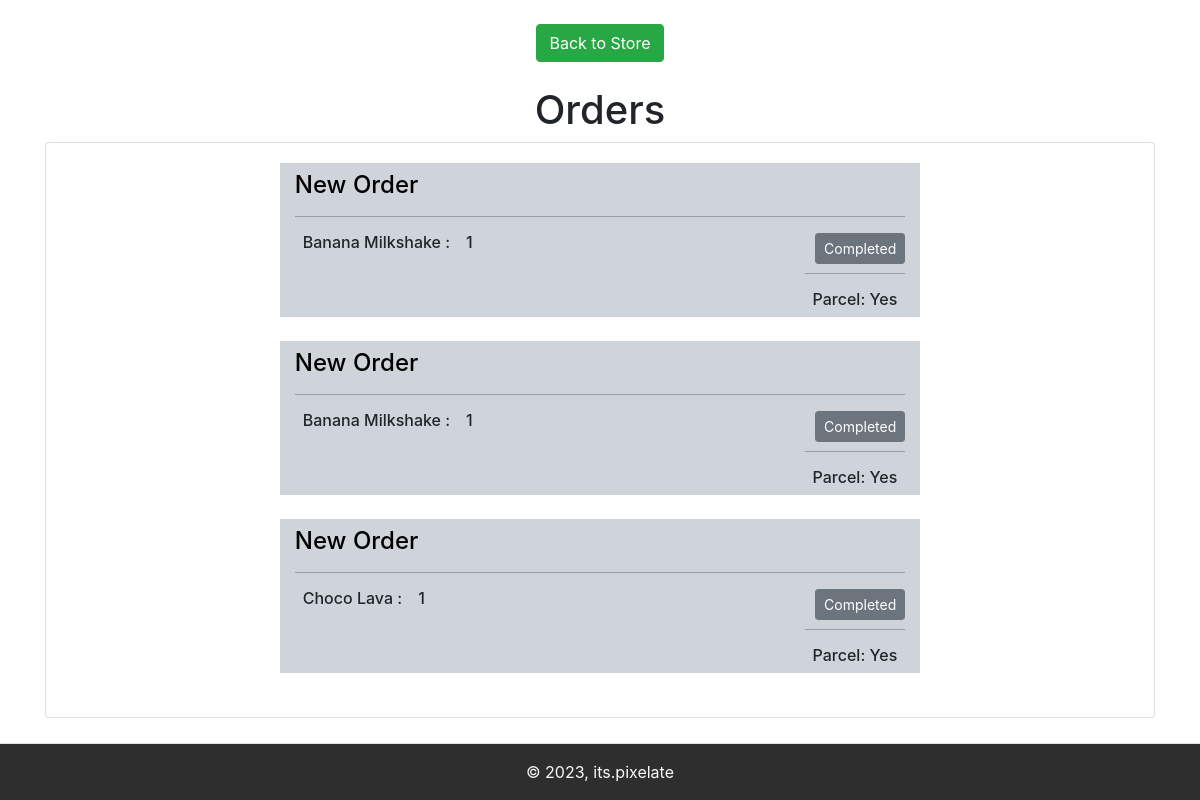
/store/orders/ (signed in), run on the app's committed database.
### app/models.py (models this page shows)
class Orders(models.Model):
    storeid = models.CharField(max_length=100, null=True)
    orderid = models.CharField(max_length=100, null=True)
    productid = models.CharField(max_length=100, null=True)
    product_name = models.CharField(max_length=100,null=True)
    quantity = models.PositiveIntegerField(default=1)
    order_date = models.DateTimeField(auto_now_add = True)
    payment = models.ForeignKey(Payment, on_delete=models.CASCADE, default="")
    parcel = models.CharField(max_length=100, default = "No")

### app/views.py (the view)
# urls.py: path('store/orders/', views.ordersView.as_view(),name="orders"),
class ordersView(View):
    def get(self, request):
        if 'storeid' not in request.session:
            return redirect('/login/')
        storeID = request.session.get('storeid')
        orders = Orders.objects.filter(storeid=storeID).order_by('orderid')
        grouped_orders = {}
        for order in orders:
            grouping_value = order.orderid
            if grouping_value not in grouped_orders:
                grouped_orders[grouping_value] = []
            grouped_orders[grouping_value].append(order)
        return render(request, 'app/orders.html', {'grouped_orders': grouped_orders})

### app/templates/app/orders.html (shortened to what this page needs)
{% extends "app/orderbase.html" %}
{% load static %}
{% block main-content %}
{% block content %}
<div class="container justify-content-center">
<h1 class="text-center">Orders</h1>
    <div class="card">
        <div class="card-body">
            {% for grouping_value, orders in grouped_orders.items %}
            <div class="row justify-content-center">
                <div class="order-container bg-dark-subtle mx-5 col-sm-7">
                    <h4 class="text-body-emphasis my-2">New Order</h4>
                    <hr class="bg-black">
                    <div class="d-flex">
                        <div>
                            {% for order in orders %}
                            <div class="d-flex">
                                <h6 class="mx-2">{{ order.product_name }} :</h6>
                                <h6 class="mx-2"> {{ order.quantity }}</h6>
                            </div>
                            {% endfor %}
                        </div>
                        <div class="ms-auto">
                            <a class="btn btn-sm btn-secondary order-completed" oid="{{grouping_value}}"> Completed </a><br>
                            <hr class="bg-black">
                            {% for order in orders %}
                                {% if order.parcel == 'Yes' and forloop.first %}
                                    <h6 class="mx-2">Parcel: Yes</h6>
                                {% elif order.parcel == 'No' and forloop.first %}
                                    <h6 class="mx-2">Parcel: No</h6>
                                {% endif %}
                            {% endfor %}
                        </div>
                        <br><br>
                    </div>
                </div>
            </div>
            <br>
            {% endfor %}
        </div>
    </div>
</div>
{% endblock %}
{% endblock main-content %}

### app/static/app/css/style.css (style rules this page uses)
body { background-color: rgb(249, 249, 249); }
html { overflow: scroll; overflow-x: hidden; scroll-behavior: smooth; }
html { background-color: rgb(218, 218, 218); }
.order-completed { float: right; }

### data on the page
Orders: product_name "Banana Milkshake", quantity "1", parcel "Parcel: Yes"
Orders: product_name "Banana Milkshake", quantity "1", parcel "Parcel: Yes"
Orders: product_name "Choco Lava", quantity "1", parcel "Parcel: Yes"
